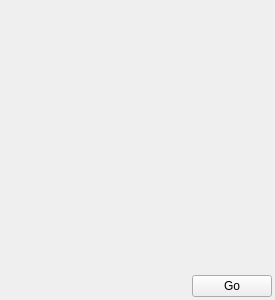
<ui version="4.0" >
 <class>FlaggingTab</class>
 <widget class="QWidget" name="FlaggingTab" >
  <property name="geometry" >
   <rect>
    <x>0</x>
    <y>0</y>
    <width>275</width>
    <height>300</height>
   </rect>
  </property>
  <property name="maximumSize" >
   <size>
    <width>275</width>
    <height>16777215</height>
   </size>
  </property>
  <property name="windowTitle" >
   <string>PlotMS Flagging Tab</string>
  </property>
  <layout class="QVBoxLayout" >
   <property name="spacing" >
    <number>3</number>
   </property>
   <property name="leftMargin" >
    <number>3</number>
   </property>
   <property name="topMargin" >
    <number>3</number>
   </property>
   <property name="rightMargin" >
    <number>3</number>
   </property>
   <property name="bottomMargin" >
    <number>3</number>
   </property>
   <item>
    <widget class="casa::PlotMSFlaggingWidget" native="1" name="flaggingWidget" />
   </item>
   <item>
    <spacer>
     <property name="orientation" >
      <enum>Qt::Vertical</enum>
     </property>
     <property name="sizeHint" >
      <size>
       <width>20</width>
       <height>40</height>
      </size>
     </property>
    </spacer>
   </item>
   <item>
    <layout class="QHBoxLayout" >
     <property name="spacing" >
      <number>0</number>
     </property>
     <item>
      <spacer>
       <property name="orientation" >
        <enum>Qt::Horizontal</enum>
       </property>
       <property name="sizeHint" >
        <size>
         <width>40</width>
         <height>20</height>
        </size>
       </property>
      </spacer>
     </item>
     <item>
      <widget class="QPushButton" name="goButton" >
       <property name="text" >
        <string>Go</string>
       </property>
       <property name="icon" >
        <iconset resource="../Gui/PlotMSPlotter.qrc" >:/actions/images/flag.png</iconset>
       </property>
      </widget>
     </item>
    </layout>
   </item>
  </layout>
 </widget>
 <customwidgets>
  <customwidget>
   <class>casa::PlotMSFlaggingWidget</class>
   <extends>QWidget</extends>
   <header>plotms/Gui/PlotMSFlaggingWidget.qo.h</header>
   <container>1</container>
  </customwidget>
 </customwidgets>
 <resources>
  <include location="../Gui/PlotMSPlotter.qrc" />
 </resources>
 <connections/>
</ui>
